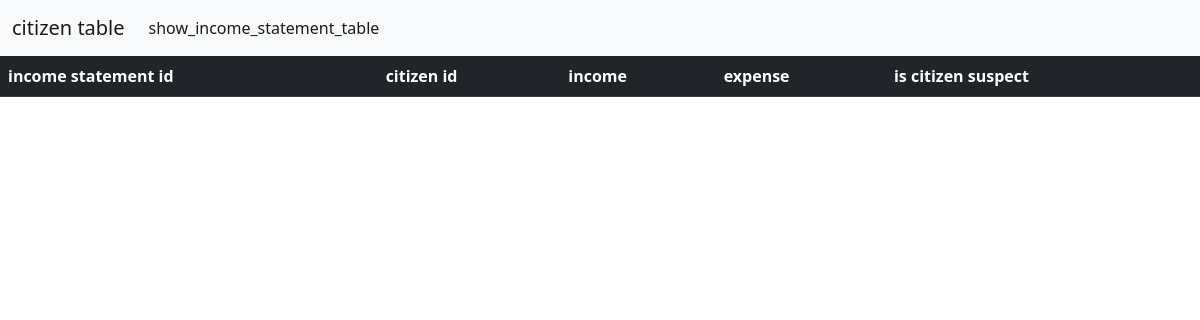
The page /show_income_statement_table/ on the database as committed earlier.
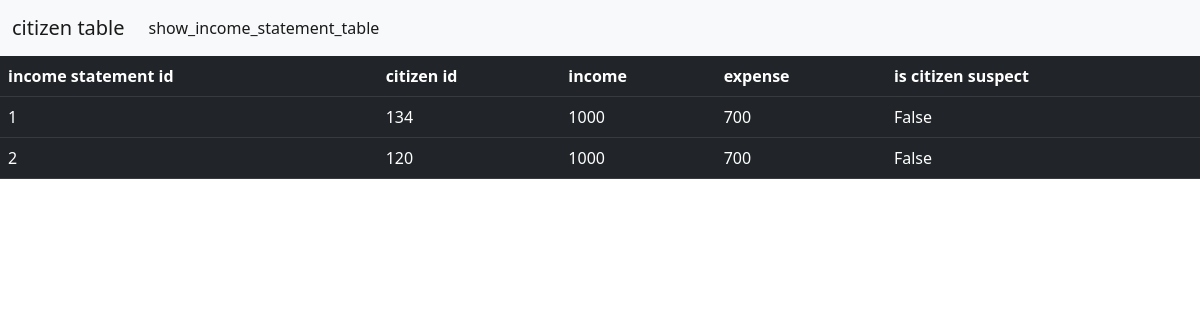
The same page on the database as committed later.
### tables/models.py (models this page shows)
class IncomeStatement(models.Model):
    income_statement_id = models.BigAutoField(primary_key=True)
    citizen_id = models.ForeignKey('Citizen', on_delete=models.CASCADE)
    income = models.IntegerField()
    expense = models.IntegerField()
    is_citizen_suspect = models.BooleanField(default=False)

class Citizen(models.Model):
    citizen_id = models.BigAutoField(primary_key=True)
    citizen_name = models.TextField()
    def __str__(self):
        return str(self.citizen_id)

### tables/views.py (the view)
# urls.py: path('show_income_statement_table/', show_income_statement_table)
def show_income_statement_table(request):  # Displays guest table
    income_statement_list = IncomeStatement.objects.all()
    return render(request, 'show_income_statement_table.html',
                  {'income_statement_list': income_statement_list})

### templates/show_income_statement_table.html
{% extends 'base.html' %}
{% block content %}
    <table class="table table-hover table-dark">
        <thead>
        <tr>
            <th scope="col">income statement id</th>
            <th scope="col">citizen id</th>
            <th scope="col">income</th>
            <th scope="col">expense</th>
            <th scope="col">is citizen suspect</th>
        </tr>
        </thead>
        {% for income_statement_row in income_statement_list %}
            <tr>
                <td>
                    {{ income_statement_row.income_statement_id }}
                </td>
                <td>
                    {{ income_statement_row.citizen_id }}
                </td>
                <td>
                    {{ income_statement_row.income }}
                </td>
                <td>
                    {{ income_statement_row.expense }}
                </td>
                <td>
                    {{ income_statement_row.is_citizen_suspect }}
                </td>
            </tr>
        {% endfor %}
    </table>
{% endblock %}

### templates/base.html (shortened to what this page needs)
<!doctype html>
<html lang="en">
<head>
    <link href="https://cdn.jsdelivr.net/npm/bootstrap@5.2.0-beta1/dist/css/bootstrap.min.css" rel="stylesheet"
>
</head>
<body>
{% block navbar %}
    <nav class="navbar navbar-expand-lg bg-light">
        <div class="container-fluid">
            <a class="navbar-brand" href="/">citizen table</a>
            <div class="collapse navbar-collapse" id="navbarSupportedContent">
                <ul class="navbar-nav me-auto mb-2 mb-lg-0">
                    <li class="nav-item">
                        <a class="nav-link active" aria-current="page" href="/show_income_statement_table">show_income_statement_table</a>
                    </li>
                </ul>
            </div>
        </div>
    </nav>
{% endblock %}
<div id="content">
    {% block content %}
    {% endblock %}
</div>
</body>
</html>

Rows that differ between the two databases and show on the page:
added IncomeStatement: income_statement_id "1", citizen_id "134", income "1000", expense "700", is_citizen_suspect "False"
added IncomeStatement: income_statement_id "2", citizen_id "120", income "1000", expense "700", is_citizen_suspect "False"
